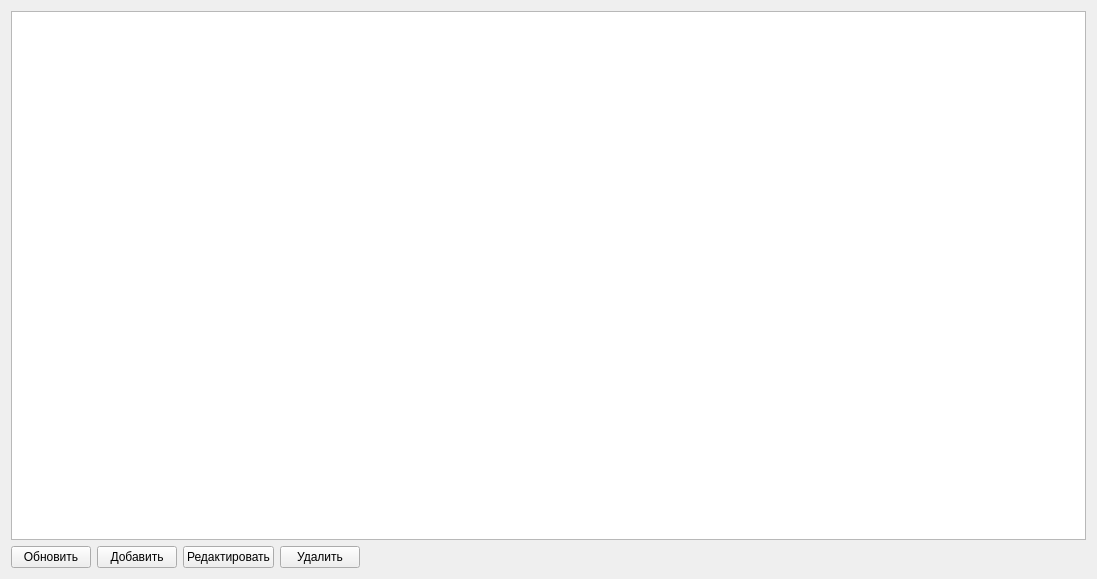
<?xml version="1.0" encoding="UTF-8"?>
<ui version="4.0">
 <class>FNosd</class>
 <widget class="QWidget" name="FNosd">
  <property name="windowModality">
   <enum>Qt::ApplicationModal</enum>
  </property>
  <property name="geometry">
   <rect>
    <x>0</x>
    <y>0</y>
    <width>1097</width>
    <height>579</height>
   </rect>
  </property>
  <property name="windowTitle">
   <string>Список архивных носителей</string>
  </property>
  <property name="windowIcon">
   <iconset resource="res.qrc">
    <normaloff>:/res/1/more_imports.png</normaloff>:/res/1/more_imports.png</iconset>
  </property>
  <layout class="QGridLayout" name="gridLayout">
   <item row="0" column="0">
    <widget class="QTableView" name="tableView"/>
   </item>
   <item row="1" column="0">
    <layout class="QHBoxLayout" name="horizontalLayout">
     <item>
      <widget class="QPushButton" name="btnRefresh">
       <property name="text">
        <string>Обновить</string>
       </property>
       <property name="icon">
        <iconset resource="res.qrc">
         <normaloff>:/res/Sync.png</normaloff>:/res/Sync.png</iconset>
       </property>
       <property name="iconSize">
        <size>
         <width>32</width>
         <height>32</height>
        </size>
       </property>
      </widget>
     </item>
     <item>
      <widget class="QPushButton" name="btnAdd">
       <property name="text">
        <string>Добавить</string>
       </property>
       <property name="icon">
        <iconset resource="res.qrc">
         <normaloff>:/res/1/table_add.png</normaloff>:/res/1/table_add.png</iconset>
       </property>
       <property name="iconSize">
        <size>
         <width>32</width>
         <height>32</height>
        </size>
       </property>
      </widget>
     </item>
     <item>
      <widget class="QPushButton" name="btnEdit">
       <property name="text">
        <string>Редактировать</string>
       </property>
       <property name="icon">
        <iconset resource="res.qrc">
         <normaloff>:/res/1/table_edit.png</normaloff>:/res/1/table_edit.png</iconset>
       </property>
       <property name="iconSize">
        <size>
         <width>32</width>
         <height>32</height>
        </size>
       </property>
      </widget>
     </item>
     <item>
      <widget class="QPushButton" name="btnDel">
       <property name="text">
        <string>Удалить</string>
       </property>
       <property name="icon">
        <iconset resource="res.qrc">
         <normaloff>:/res/1/table_row_delete.png</normaloff>:/res/1/table_row_delete.png</iconset>
       </property>
       <property name="iconSize">
        <size>
         <width>32</width>
         <height>32</height>
        </size>
       </property>
      </widget>
     </item>
     <item>
      <spacer name="horizontalSpacer">
       <property name="orientation">
        <enum>Qt::Horizontal</enum>
       </property>
       <property name="sizeHint" stdset="0">
        <size>
         <width>40</width>
         <height>20</height>
        </size>
       </property>
      </spacer>
     </item>
    </layout>
   </item>
  </layout>
 </widget>
 <resources>
  <include location="res.qrc"/>
 </resources>
 <connections/>
</ui>
